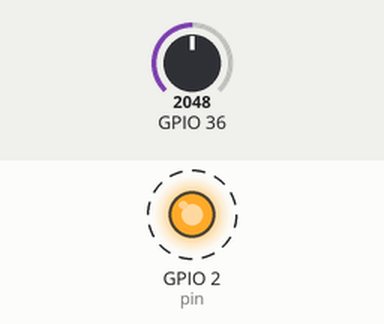
This sketch was run on a simulated ESP32. On the bench: output pins drawn as LEDs (lit = HIGH). Dashed ring = blinking. Inputs (shaded band) come from the test bench; at power-on: GPIO 36 = 2048. WiFi joins after 1.5 s; servers stay silent unless stated; what the sketch prints to the serial monitor is not drawn.

Above: at 0.2 s.
Timing chart, 0 to 3.0 s (numbered marks = the images above):
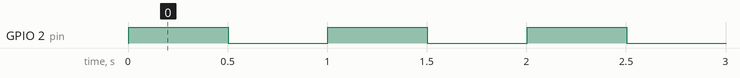

Measured:
- by itself, GPIO 2 (pin): alternates HIGH for 0.50 s and LOW for 0.50 s

The sketch:

espWifi.ino
```cpp
// Replace with your network credentials
const char* ssid = "xxxwifinamexxx";
const char* pwd = "xxxPwdxxx";


//#include <ESP8266WiFi.h>
#include <WiFi.h> //for ESP32 Wrover Module


int pin = 2;
int i=0;

void setup() {
  // initialize GPIO 2 as an output.
  pinMode(pin, OUTPUT);
  Serial.begin(9600);
  // Attempt to connect to a specific access point
  Serial.println("try connect to Wifi");
  WiFi.begin(ssid, pwd);
  Serial.println("finished Wifi.begin");
}

// the loop function runs over and over again forever

void loop() {

  i=i+1;
  if (i>100) i=0;
  int sensorValue = analogRead(A0);
  Serial.print("Analog Value=");
  Serial.println(sensorValue);

  digitalWrite(pin, HIGH);   // turn the LED on (HIGH is the voltage level)
  delay(500);               // wait for a second
  digitalWrite(pin, LOW);    // turn the LED off by making the voltage LOW
  delay(500);               // wait for a second
  if (WiFi.status() == WL_CONNECTED)
  {
    Serial.print(i);
    Serial.print(" IP address: ");
    Serial.println(WiFi.localIP());
  }
  else
  {
    Serial.print(i);
    Serial.println(" wifi not connected");
  }
}
```
